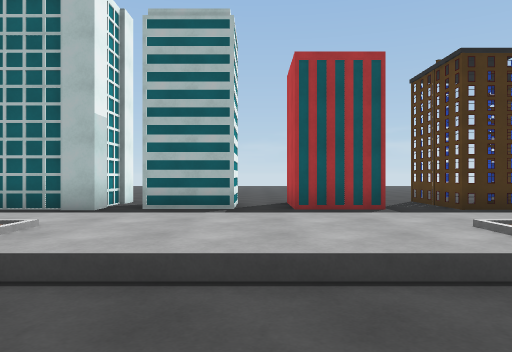
[1] (above)

19 first-person views from a walk through a 3-D level made in the Unity game engine. The camera is 1.3 m above the floor, looks level and sees 70° across. The floor is counted in squares, 2 m on a side. Each view is taken from the middle of a square. On the plan, view 1 faces up. The plan holds only what a view shows up to about 11 squares ahead; the rest is blank. The place goes on beyond the plan. The player is left out. Some animated figures are not drawn. Some surface patterns are stand-ins.

[2]
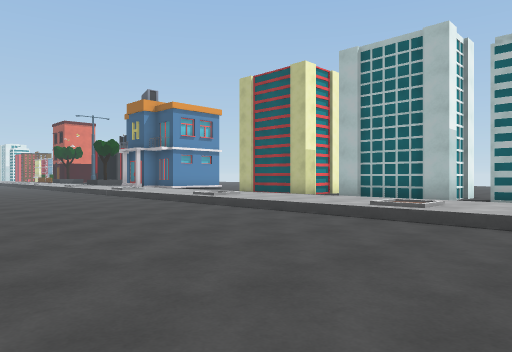

[3]
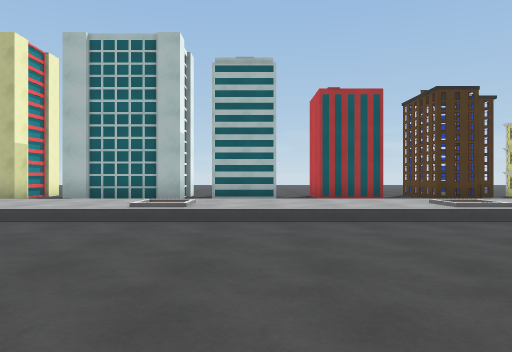

[4]
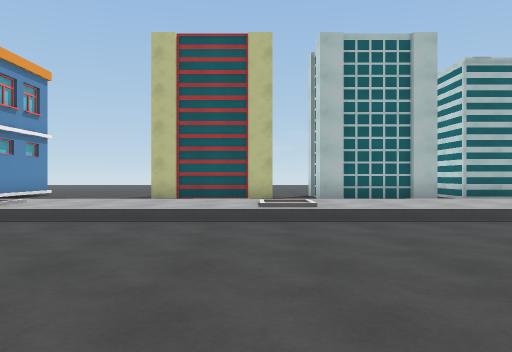

[5]
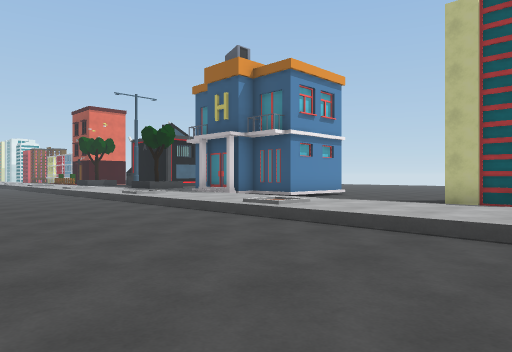

[6]
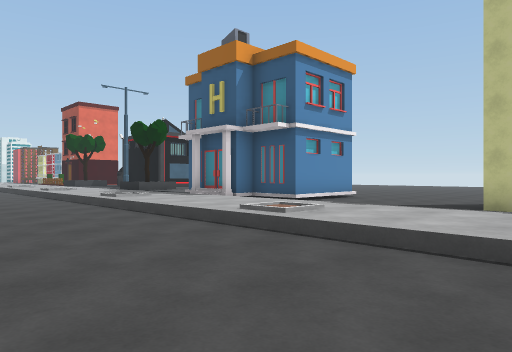

[7]
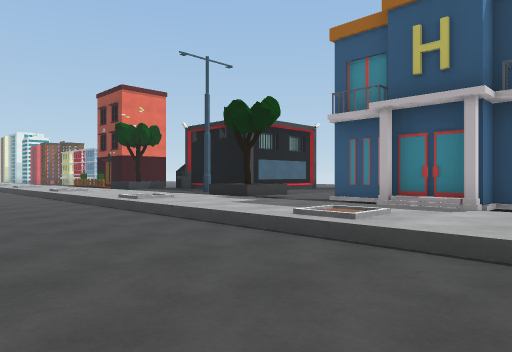

[8]
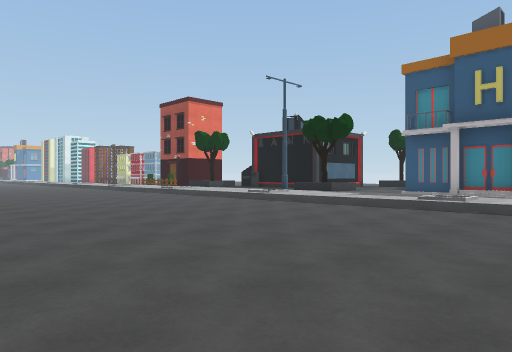

[9]
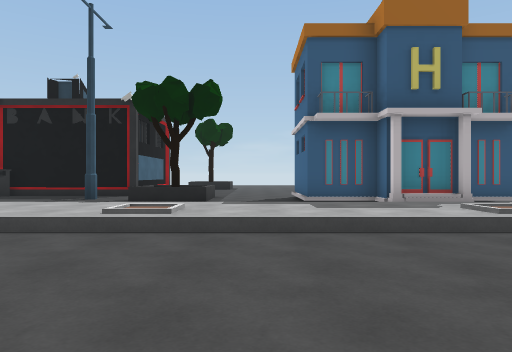

[10]
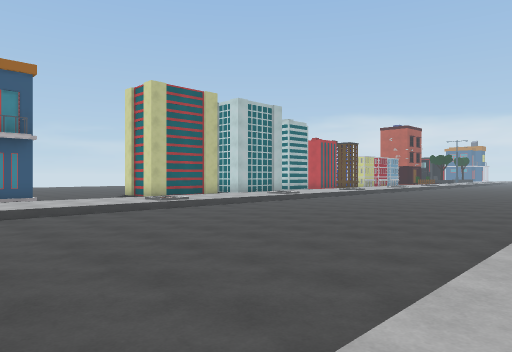

[11]
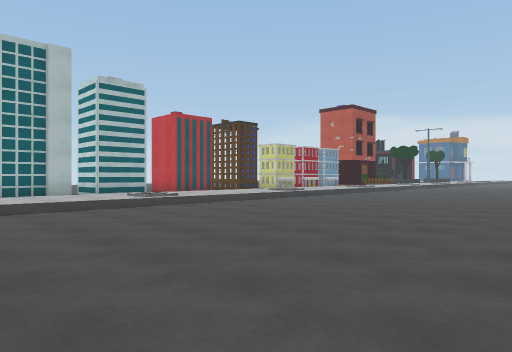

[12]
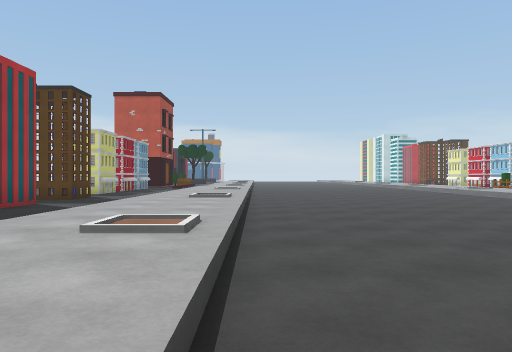

[13]
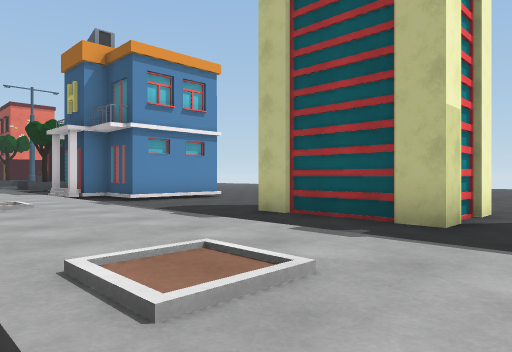

[14]
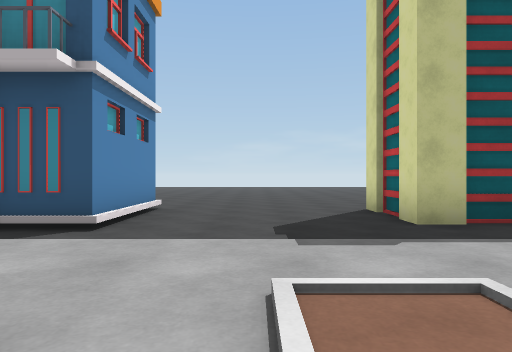

[15]
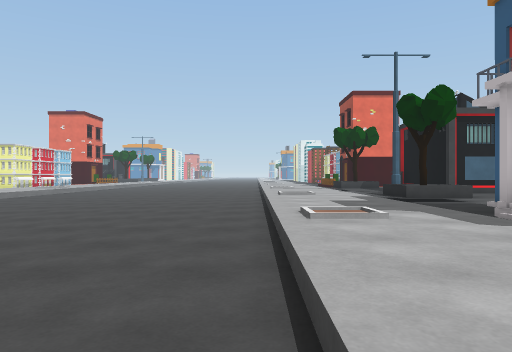

[16]
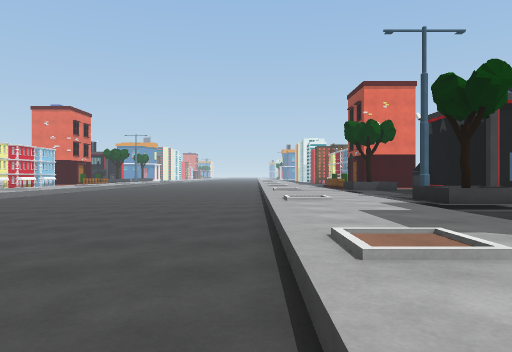

[17]
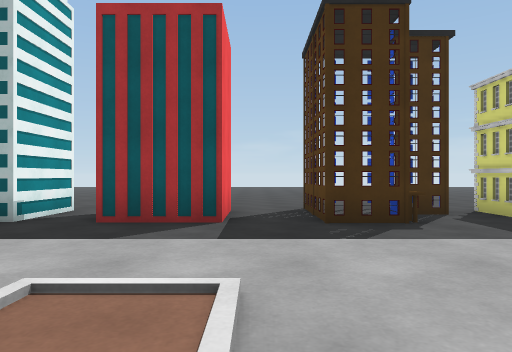

[18]
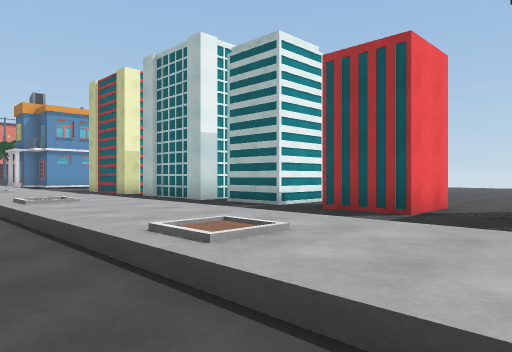

[19]
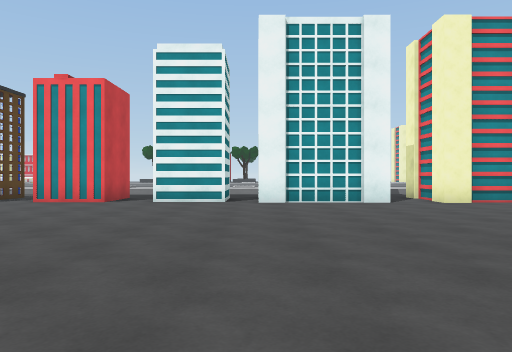

### Floor plan
Key: @ floor where view 1 was taken; # wall or solid block; x gap in a wall; . main floor; : floor 0.25 m higher than the main floor; / step, stairs or slope; ^ raised ledge; B building; A box.
Columns run from 26 left of view 1 to 5 right of it. Each row starts with its distance up from view 1.
 18                        .
 17                       ...
 16                      .....
 15                      .....
 14                     .......
 13            ...... .............
 12            ...... .............
 11            ...... ..............
 10            .....................
  9  #::/..    #....###.######.##.BB
  8 ##::/..    #....###.######.##.BB
  7 :#x^^..#####....###.######.A#.BB
  6 :::^^...#B......................
  5  ...............................
  4 ::::::::::::::::::::::::::::::::
  3 ::://::://::://::://::://::://::
  2 ////////////////////////////////
  1 ................................
  0 ..........................@.....
 -1 ................................
 -2 ................................
 -3 ................................
 -4 ................................
 -5 ....    .........  ....       ..
 -6         //::

Positions as (right, up) in squares from view 1, and headings:
1: (0, 0), facing up
2: (0, -3), facing up-left
3: (-1, -3), facing up
4: (-8, -3), facing up
5: (-8, -2), facing up-left
6: (-9, -1), facing up-left
7: (-15, -1), facing up-left
8: (-15, -5), facing up-left
9: (-21, -2), facing up
10: (-18, -6), facing up-right
11: (-7, -5), facing up-right
12: (-6, 2), facing right
13: (-6, 2), facing up-left
14: (-13, 2), facing up
15: (-13, 2), facing left
16: (-15, 2), facing left
17: (3, 2), facing up
18: (5, 1), facing up-left
19: (-3, 18), facing down
